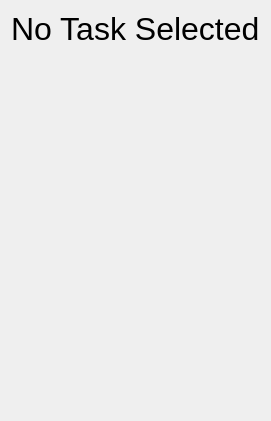
<?xml version="1.0" encoding="UTF-8"?>
<ui version="4.0">
 <class>Form</class>
 <widget class="QWidget" name="Form">
  <property name="geometry">
   <rect>
    <x>0</x>
    <y>0</y>
    <width>267</width>
    <height>421</height>
   </rect>
  </property>
  <property name="windowTitle">
   <string>Form</string>
  </property>
  <layout class="QVBoxLayout" name="verticalLayout">
   <item>
    <widget class="QLabel" name="label">
     <property name="font">
      <font>
       <pointsize>24</pointsize>
      </font>
     </property>
     <property name="text">
      <string>No Task Selected</string>
     </property>
     <property name="alignment">
      <set>Qt::AlignLeading|Qt::AlignLeft|Qt::AlignTop</set>
     </property>
    </widget>
   </item>
  </layout>
 </widget>
 <resources/>
 <connections/>
</ui>
